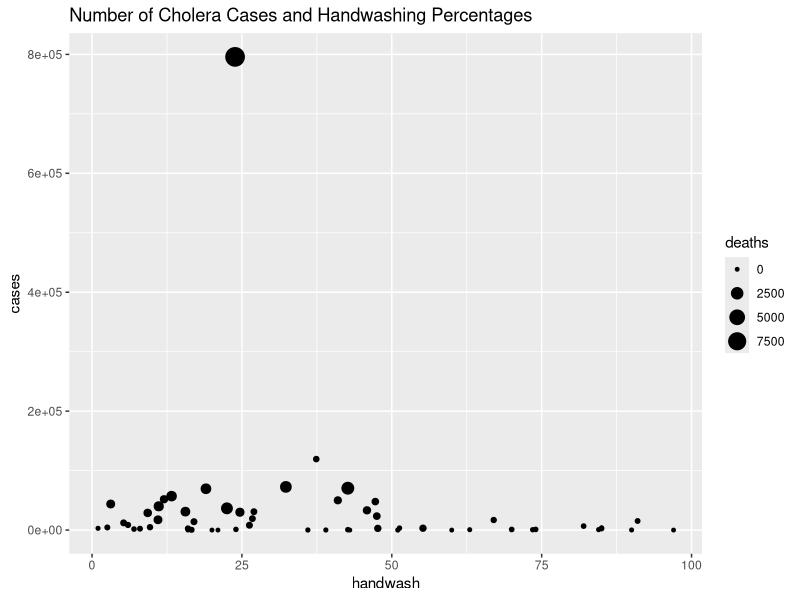

This chart was generated by the following R code:
library(tidyverse)
library(viridis)

cases <- read.csv("../data/choleracases.csv")
handwash <- read.csv("../data/handwash.csv") 
deaths <- read.csv("../data/choleradeaths.csv")


# tidying data
fix_data <- function(data) {
  data <-
    gather(
      data %>% slice_tail(n = -2),
      key = Year,
      value = name,
      -X
    ) %>%
    filter(!str_detect(Year, "\\.")) %>%
    mutate(Year = as.integer(str_sub(Year, 2))) %>%
    mutate(name = as.integer(name)) %>%
    rename(Country = X)
}

cases <- cases %>% rename(cases = Number.of.reported.cases.of.cholera)

handwash <- fix_data(handwash)

# joining cases and handwashing df 
cases_handwashing_data <- left_join(cases, handwash, by = c("Country" = "Country", "Year" = "Year")) %>%
  left_join(deaths, by = c("Country" = "Country", "Year" = "Year")) %>%
  drop_na()

cases_handwashing <- function(start, end) {
  cases_handwashing_data %>% 
    filter(start <= Year & Year < end) %>%
    group_by(Country) %>% 
    summarize(cases = sum(cases, na.rm = TRUE),
              deaths = sum(as.integer(Number.of.reported.deaths.from.cholera), na.rm = TRUE),
              handwash = mean(name, na.rm = TRUE)) %>%
    return()
}

# scatter plot
cases_handwash_graph <- ggplot(data = cases_handwashing(1000, 2020), aes(x = handwash, y = cases, size = deaths)) +
  geom_point() +
labs(title = "Number of Cholera Cases and Handwashing Percentages")